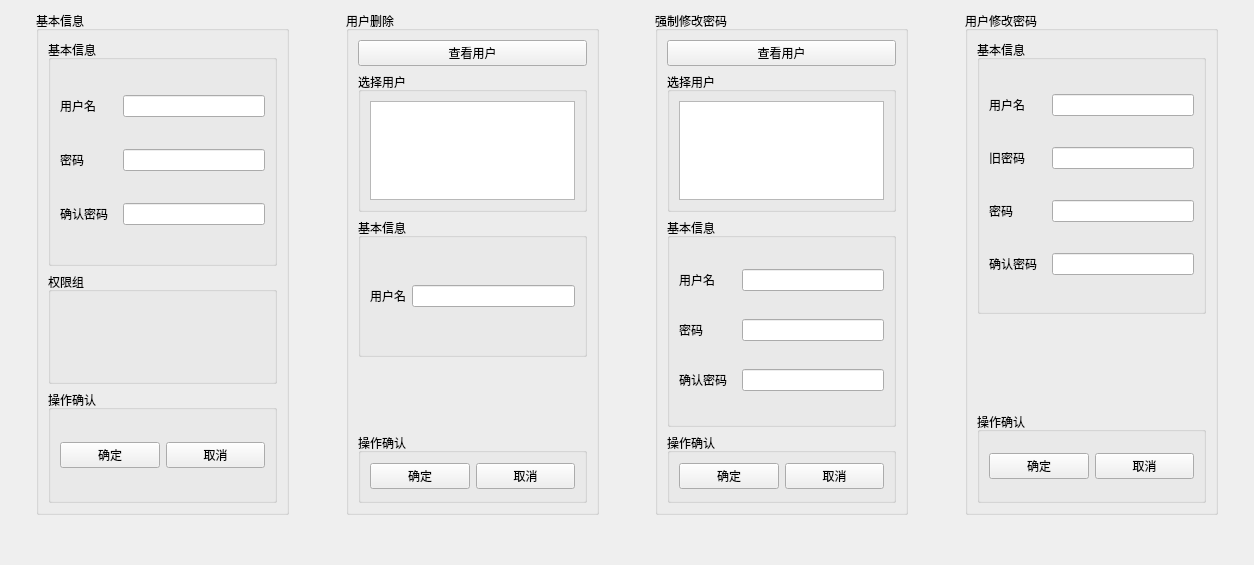
      <widget class="QWidget" name="useranagetab">
       <attribute name="title">
        <string/>
       </attribute>
       <layout class="QVBoxLayout" name="verticalLayout_36">
        <item>
         <layout class="QHBoxLayout" name="horizontalLayout_71" stretch="1,10,2,10,2,10,2,10,1">
          <item>
           <spacer name="horizontalSpacer_5">
            <property name="orientation">
             <enum>Qt::Horizontal</enum>
            </property>
            <property name="sizeHint" stdset="0">
             <size>
              <width>18</width>
              <height>18</height>
             </size>
            </property>
           </spacer>
          </item>
          <item>
           <widget class="QGroupBox" name="groupBox_18">
            <property name="title">
             <string>基本信息</string>
            </property>
            <layout class="QVBoxLayout" name="verticalLayout_16" stretch="2,1,1">
             <item>
              <widget class="QGroupBox" name="groupBox_15">
               <property name="title">
                <string>基本信息</string>
               </property>
               <layout class="QVBoxLayout" name="verticalLayout_15">
                <item>
                 <layout class="QHBoxLayout" name="horizontalLayout_17" stretch="2,5">
                  <item>
                   <widget class="QLabel" name="label_15">
                    <property name="text">
                     <string>用户名</string>
                    </property>
                   </widget>
                  </item>
                  <item>
                   <widget class="QLineEdit" name="addUser_userName_lineEdit"/>
                  </item>
                 </layout>
                </item>
                <item>
                 <layout class="QHBoxLayout" name="horizontalLayout_18" stretch="2,5">
                  <item>
                   <widget class="QLabel" name="label_16">
                    <property name="text">
                     <string>密码</string>
                    </property>
                   </widget>
                  </item>
                  <item>
                   <widget class="QLineEdit" name="addUser_Password_lineEdit"/>
                  </item>
                 </layout>
                </item>
                <item>
                 <layout class="QHBoxLayout" name="horizontalLayout_19" stretch="2,5">
                  <item>
                   <widget class="QLabel" name="label_17">
                    <property name="text">
                     <string>确认密码</string>
                    </property>
                   </widget>
                  </item>
                  <item>
                   <widget class="QLineEdit" name="addUser_ConfirmPassword_lineEdit"/>
                  </item>
                 </layout>
                </item>
               </layout>
              </widget>
             </item>
             <item>
              <widget class="QGroupBox" name="groupBox_16">
               <property name="title">
                <string>权限组</string>
               </property>
              </widget>
             </item>
             <item>
              <widget class="QGroupBox" name="groupBox_17">
               <property name="title">
                <string>操作确认</string>
               </property>
               <layout class="QHBoxLayout" name="horizontalLayout_20">
                <item>
                 <widget class="QPushButton" name="confirmAddUser_button">
                  <property name="text">
                   <string>确定</string>
                  </property>
                 </widget>
                </item>
                <item>
                 <widget class="QPushButton" name="cancelAddUser_button">
                  <property name="text">
                   <string>取消</string>
                  </property>
                 </widget>
                </item>
               </layout>
              </widget>
             </item>
            </layout>
           </widget>
          </item>
          <item>
           <spacer name="horizontalSpacer_6">
            <property name="orientation">
             <enum>Qt::Horizontal</enum>
            </property>
            <property name="sizeHint" stdset="0">
             <size>
              <width>40</width>
              <height>20</height>
             </size>
            </property>
           </spacer>
          </item>
          <item>
           <widget class="QGroupBox" name="groupBox_19">
            <property name="title">
             <string>用户删除</string>
            </property>
            <layout class="QVBoxLayout" name="verticalLayout_33" stretch="1,2,2,1,1">
             <item>
              <widget class="QPushButton" name="DeleteUser_seeUser_button">
               <property name="text">
                <string>查看用户</string>
               </property>
              </widget>
             </item>
             <item>
              <widget class="QGroupBox" name="groupBox_20">
               <property name="title">
                <string>选择用户</string>
               </property>
               <layout class="QHBoxLayout" name="horizontalLayout_21">
                <item>
                 <widget class="QTableWidget" name="userDelete_SelectUser_tableWidget"/>
                </item>
               </layout>
              </widget>
             </item>
             <item>
              <widget class="QGroupBox" name="groupBox_21">
               <property name="title">
                <string>基本信息</string>
               </property>
               <layout class="QHBoxLayout" name="horizontalLayout_49">
                <item>
                 <widget class="QLabel" name="label_41">
                  <property name="text">
                   <string>用户名</string>
                  </property>
                 </widget>
                </item>
                <item>
                 <widget class="QLineEdit" name="deleteUser_username_lineEdit"/>
                </item>
               </layout>
              </widget>
             </item>
             <item>
              <spacer name="verticalSpacer">
               <property name="orientation">
                <enum>Qt::Vertical</enum>
               </property>
               <property name="sizeHint" stdset="0">
                <size>
                 <width>20</width>
                 <height>40</height>
                </size>
               </property>
              </spacer>
             </item>
             <item>
              <widget class="QGroupBox" name="groupBox_22">
               <property name="title">
                <string>操作确认</string>
               </property>
               <layout class="QHBoxLayout" name="horizontalLayout_50">
                <item>
                 <widget class="QPushButton" name="confirmDeleteUser_button">
                  <property name="text">
                   <string>确定</string>
                  </property>
                 </widget>
                </item>
                <item>
                 <widget class="QPushButton" name="cancelDeleteUser_button">
                  <property name="text">
                   <string>取消</string>
                  </property>
                 </widget>
                </item>
               </layout>
              </widget>
             </item>
            </layout>
           </widget>
          </item>
          <item>
           <spacer name="horizontalSpacer_30">
            <property name="orientation">
             <enum>Qt::Horizontal</enum>
            </property>
            <property name="sizeHint" stdset="0">
             <size>
              <width>40</width>
              <height>20</height>
             </size>
            </property>
           </spacer>
          </item>
          <item>
           <widget class="QGroupBox" name="groupBox_32">
            <property name="title">
             <string>强制修改密码</string>
            </property>
            <layout class="QVBoxLayout" name="verticalLayout_35" stretch="1,2,3,1">
             <item>
              <widget class="QPushButton" name="forceChangePassword_seeUser_button">
               <property name="text">
                <string>查看用户</string>
               </property>
              </widget>
             </item>
             <item>
              <widget class="QGroupBox" name="groupBox_36">
               <property name="title">
                <string>选择用户</string>
               </property>
               <layout class="QHBoxLayout" name="horizontalLayout_57">
                <item>
                 <widget class="QTableWidget" name="forceChangeUserPassword_SelectUser_tableWidget"/>
                </item>
               </layout>
              </widget>
             </item>
             <item>
              <widget class="QGroupBox" name="groupBox_40">
               <property name="title">
                <string>基本信息</string>
               </property>
               <layout class="QVBoxLayout" name="verticalLayout_34">
                <item>
                 <layout class="QHBoxLayout" name="horizontalLayout_58" stretch="2,5">
                  <item>
                   <widget class="QLabel" name="label_44">
                    <property name="text">
                     <string>用户名</string>
                    </property>
                   </widget>
                  </item>
                  <item>
                   <widget class="QLineEdit" name="forceChangeUserPassword_username_lineEdit"/>
                  </item>
                 </layout>
                </item>
                <item>
                 <layout class="QHBoxLayout" name="horizontalLayout_69" stretch="2,5">
                  <item>
                   <widget class="QLabel" name="label_52">
                    <property name="text">
                     <string>密码</string>
                    </property>
                   </widget>
                  </item>
                  <item>
                   <widget class="QLineEdit" name="forceChangeUserPassword_password_lineEdit"/>
                  </item>
                 </layout>
                </item>
                <item>
                 <layout class="QHBoxLayout" name="horizontalLayout_70" stretch="2,5">
                  <item>
                   <widget class="QLabel" name="label_53">
                    <property name="text">
                     <string>确认密码</string>
                    </property>
                   </widget>
                  </item>
                  <item>
                   <widget class="QLineEdit" name="forceChangeUserPassword_confirmPassword_lineEdit"/>
                  </item>
                 </layout>
                </item>
               </layout>
              </widget>
             </item>
             <item>
              <widget class="QGroupBox" name="groupBox_41">
               <property name="title">
                <string>操作确认</string>
               </property>
               <layout class="QHBoxLayout" name="horizontalLayout_59">
                <item>
                 <widget class="QPushButton" name="forceChangeUserPassword_button">
                  <property name="text">
                   <string>确定</string>
                  </property>
                 </widget>
                </item>
                <item>
                 <widget class="QPushButton" name="cancelForceChangeUserPassword_button">
                  <property name="text">
                   <string>取消</string>
                  </property>
                 </widget>
                </item>
               </layout>
              </widget>
             </item>
            </layout>
           </widget>
          </item>
          <item>
           <spacer name="horizontalSpacer_31">
            <property name="orientation">
             <enum>Qt::Horizontal</enum>
            </property>
            <property name="sizeHint" stdset="0">
             <size>
              <width>40</width>
              <height>20</height>
             </size>
            </property>
           </spacer>
          </item>
          <item>
           <widget class="QGroupBox" name="groupBox_42">
            <property name="title">
             <string>用户修改密码</string>
            </property>
            <layout class="QVBoxLayout" name="verticalLayout_17" stretch="3,1,1">
             <item>
              <widget class="QGroupBox" name="groupBox_43">
               <property name="title">
                <string>基本信息</string>
               </property>
               <layout class="QVBoxLayout" name="verticalLayout_18">
                <item>
                 <layout class="QHBoxLayout" name="horizontalLayout_60" stretch="2,5">
                  <item>
                   <widget class="QLabel" name="label_45">
                    <property name="text">
                     <string>用户名</string>
                    </property>
                   </widget>
                  </item>
                  <item>
                   <widget class="QLineEdit" name="userChangePassword_userName_lineEdit"/>
                  </item>
                 </layout>
                </item>
                <item>
                 <layout class="QHBoxLayout" name="horizontalLayout_68" stretch="2,5">
                  <item>
                   <widget class="QLabel" name="label_51">
                    <property name="text">
                     <string>旧密码</string>
                    </property>
                   </widget>
                  </item>
                  <item>
                   <widget class="QLineEdit" name="userChangePassword_oldPassword_lineEdit"/>
                  </item>
                 </layout>
                </item>
                <item>
                 <layout class="QHBoxLayout" name="horizontalLayout_61" stretch="2,5">
                  <item>
                   <widget class="QLabel" name="label_46">
                    <property name="text">
                     <string>密码</string>
                    </property>
                   </widget>
                  </item>
                  <item>
                   <widget class="QLineEdit" name="userChangePassword_newPassword_lineEdit"/>
                  </item>
                 </layout>
                </item>
                <item>
                 <layout class="QHBoxLayout" name="horizontalLayout_62" stretch="2,5">
                  <item>
                   <widget class="QLabel" name="label_47">
                    <property name="text">
                     <string>确认密码</string>
                    </property>
                   </widget>
                  </item>
                  <item>
                   <widget class="QLineEdit" name="userChangePassword_confirmNewPassword_lineEdit"/>
                  </item>
                 </layout>
                </item>
               </layout>
              </widget>
             </item>
             <item>
              <spacer name="verticalSpacer_2">
               <property name="orientation">
                <enum>Qt::Vertical</enum>
               </property>
               <property name="sizeHint" stdset="0">
                <size>
                 <width>20</width>
                 <height>40</height>
                </size>
               </property>
              </spacer>
             </item>
             <item>
              <widget class="QGroupBox" name="groupBox_45">
               <property name="title">
                <string>操作确认</string>
               </property>
               <layout class="QHBoxLayout" name="horizontalLayout_63">
                <item>
                 <widget class="QPushButton" name="confirmChanegePassword_button">
                  <property name="text">
                   <string>确定</string>
                  </property>
                 </widget>
                </item>
                <item>
                 <widget class="QPushButton" name="cancelChangePassword_button">
                  <property name="text">
                   <string>取消</string>
                  </property>
                 </widget>
                </item>
               </layout>
              </widget>
             </item>
            </layout>
           </widget>
          </item>
          <item>
           <spacer name="horizontalSpacer_32">
            <property name="orientation">
             <enum>Qt::Horizontal</enum>
            </property>
            <property name="sizeHint" stdset="0">
             <size>
              <width>40</width>
              <height>20</height>
             </size>
            </property>
           </spacer>
          </item>
         </layout>
        </item>
        <item>
         <spacer name="verticalSpacer_3">
          <property name="orientation">
           <enum>Qt::Vertical</enum>
          </property>
          <property name="sizeHint" stdset="0">
           <size>
            <width>20</width>
            <height>39</height>
           </size>
          </property>
         </spacer>
        </item>
       </layout>
      </widget>
